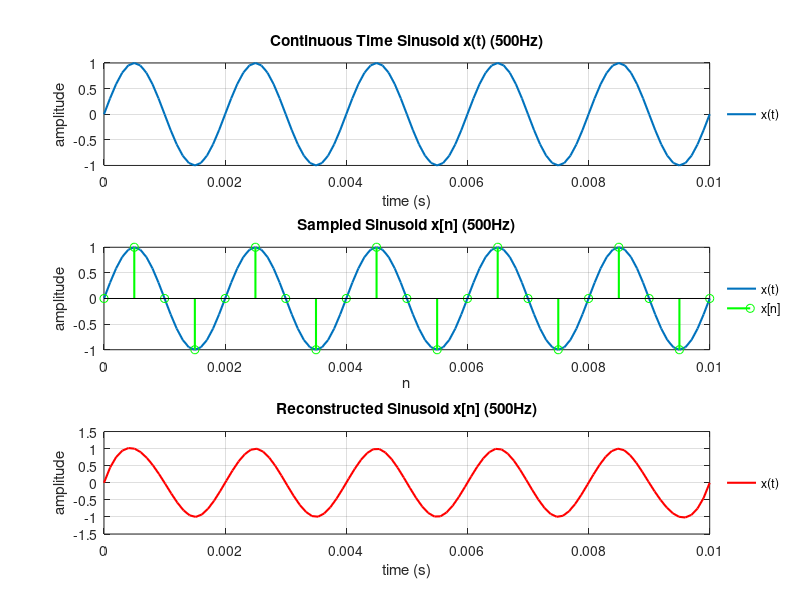

Recreate this plot in MATLAB.
%% This is a sampling script
close, clc, clear

%% signal generation

duration = 0.01; 
dt = 0.0001; %time step (how often we compute a sample)
t = 0:dt:duration; %x-axis (time)
f = 500; %frequency
x_t = sin(2 * pi * f * t); %continuous time sinusoid


% plotting code
figure(1)
subplot(3, 1, 1) % subplot 1
plot(t ,x_t, 'linewidth',1.5)
xlim([0 0.01]) % limit the x-axis
title('Continuous Time Sinusoid x(t) (500Hz)')
xlabel('time (s)')
ylabel('amplitude')
legend('x(t)', 'Location', 'eastoutside', 'Box', 'off')
grid on
% hold on

%% sampling

Fs = 2000; % sampling frequency 
Ts = 1/Fs; % sampling period
n = 0:Ts:duration; % x-axis (samples)
x_n = sin(2 * pi * f * n); % discrete time sinusoid

% plotted 
subplot(3, 1, 2) % subplot 2
plot(t ,x_t, 'linewidth',1.5)
hold on
stem(n, x_n, 'g', 'linewidth',1.5) % for 'discrete' 
xlim([0 0.01]) % limit the x-axis 
hold off
grid on
title('Sampled Sinusoid x[n] (500Hz)')
xlabel('n')
ylabel('amplitude')
legend('x(t)', 'x[n]', 'Location', 'eastoutside', 'Box', 'off')
% sound(x_n)

%% reconstruction

t_r = linspace(0, max(n), (max(n)/dt)); %x-axis (reconstructed time axis)
y_t = interp1(n, x_n, t_r, "spline"); %reconstructed continous time sinusoid

%plotting code
subplot(3, 1, 3) % subplot 3
plot(t_r, y_t,'r','linewidth',1.5) 
grid on
title('Reconstructed Sinusoid x[n] (500Hz)')
xlabel('time (s)')
ylabel('amplitude')
legend('x(t)', 'Location', 'eastoutside', 'Box', 'off')
xlim([0 0.01]) %limit x-axis
% sound(x_n)

%% Add FFT Code here to verify 
